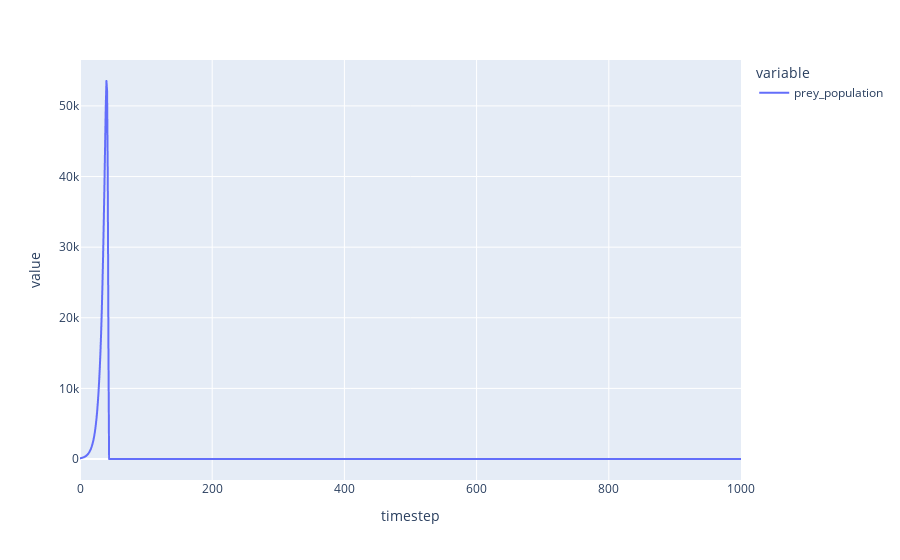
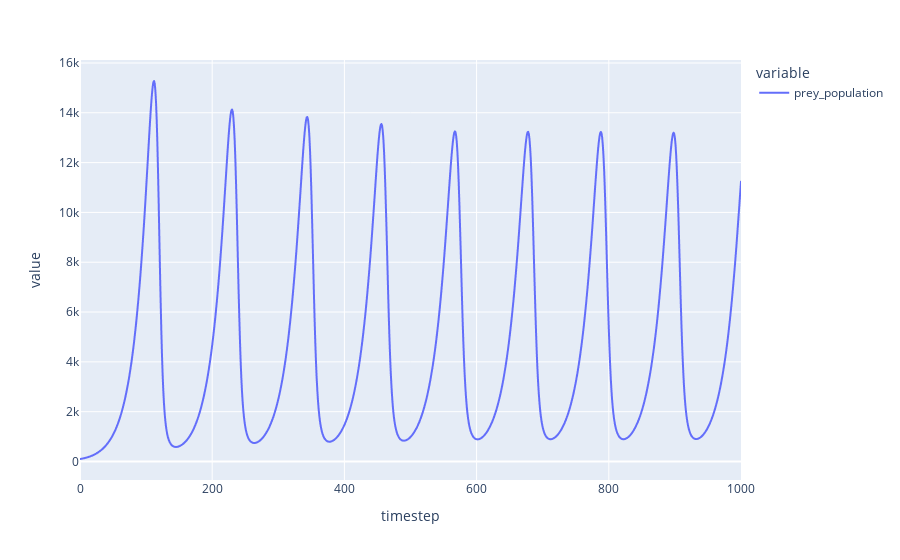

The notebook cell these images were saved under, in order:
### Code cell
cadcad_gpt('plot the prey population column, change the prey reproduction rate to 0.7 and then plot the prey population column again ?')

### Figure 1 — Plotly figure (JSON) as saved in the notebook; plotly's stock layout.template omitted (floating-point values rounded to 4 significant figures; data arrays with more than 128 entries replaced by an {"elided": "..."} marker saying what was removed)
{"data": [{"hovertemplate": "variable=prey_population<br>timestep=%{x}<br>value=%{y}<extra></extra>", "legendgroup": "prey_population", "line": {"color": "#636efa", "dash": "solid"}, "mode": "lines", "name": "prey_population", "showlegend": true, "type": "scattergl", "x": {"elided": "1001 int values"}, "xaxis": "x", "y": {"elided": "1001 int values"}, "yaxis": "y"}], "layout": {"legend": {"title": {"text": "variable"}, "tracegroupgap": 0}, "margin": {"t": 60}, "xaxis": {"anchor": "y", "domain": [0, 1], "title": {"text": "timestep"}}, "yaxis": {"anchor": "x", "domain": [0, 1], "title": {"text": "value"}}}}

### Figure 2 — Plotly figure (JSON) as saved in the notebook; plotly's stock layout.template omitted (floating-point values rounded to 4 significant figures; data arrays with more than 128 entries replaced by an {"elided": "..."} marker saying what was removed)
{"data": [{"hovertemplate": "variable=prey_population<br>timestep=%{x}<br>value=%{y}<extra></extra>", "legendgroup": "prey_population", "line": {"color": "#636efa", "dash": "solid"}, "mode": "lines", "name": "prey_population", "showlegend": true, "type": "scattergl", "x": {"elided": "1001 int values"}, "xaxis": "x", "y": {"elided": "1001 int values"}, "yaxis": "y"}], "layout": {"legend": {"title": {"text": "variable"}, "tracegroupgap": 0}, "margin": {"t": 60}, "xaxis": {"anchor": "y", "domain": [0, 1], "title": {"text": "timestep"}}, "yaxis": {"anchor": "x", "domain": [0, 1], "title": {"text": "value"}}}}
